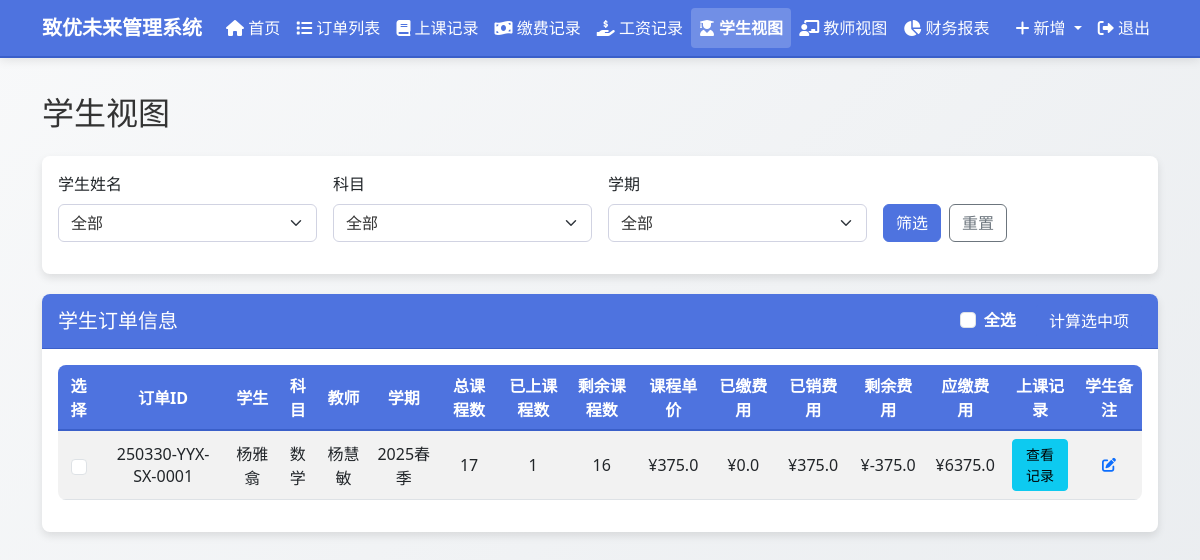
The page /student_view (signed in) on the database as committed earlier.
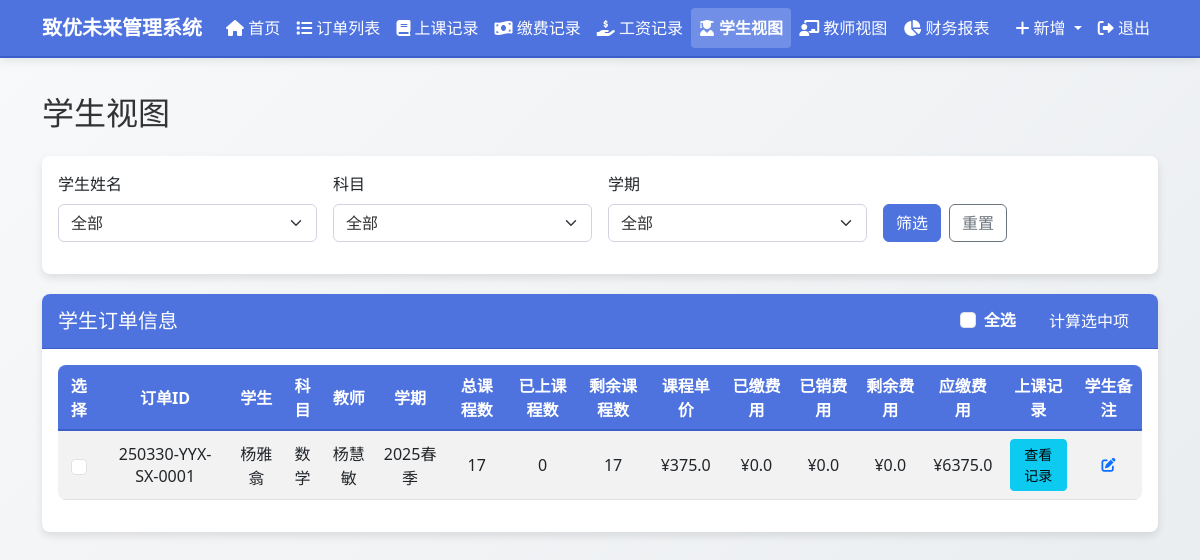
The same page on the database as committed later.
### models.py (models this page shows, shortened)
class Order(db.Model):
    id = db.Column(db.Integer, primary_key=True)
    order_number = db.Column(db.String(50),
                             unique=True,
                             nullable=False,
                             default="")
    student_name = db.Column(db.String(100), nullable=False)
    subject = db.Column(db.String(100), nullable=False)
    teacher_name = db.Column(db.String(100), nullable=False)
    semester = db.Column(db.String(100), nullable=False)
    total_classes = db.Column(db.Integer, default=0)
    completed_classes = db.Column(db.Integer, default=0)
    remaining_classes = db.Column(db.Integer, default=0)
    class_price = db.Column(db.Float, default=0.0)
    salary_price = db.Column(db.Float, default=0.0)  # 新增工资单价字段
    total_price = db.Column(db.Float, default=0.0)
    paid_amount = db.Column(db.Float, default=0.0)
    used_amount = db.Column(db.Float, default=0.0)
    remaining_amount = db.Column(db.Float, default=0.0)  # 已缴费用 - 已销费用
    payable_amount = db.Column(db.Float, default=0.0)  # 订单总价 - 已缴费用
    payable_salary = db.Column(db.Float, default=0.0)
    paid_salary = db.Column(db.Float, default=0.0)
    remaining_salary = db.Column(db.Float, default=0.0)
    order_note = db.Column(db.Text, nullable=True)
    teacher_note = db.Column(db.Text, nullable=True)
    student_note = db.Column(db.Text, nullable=True)
    created_at = db.Column(db.DateTime, default=datetime.now)
    class_records = db.relationship('ClassRecord', backref='order', lazy=True)
    payment_records = db.relationship('PaymentRecord',
                                      backref='order',
                                      lazy=True)
    salary_records = db.relationship('SalaryRecord',
                                     backref='order',
                                     lazy=True)

### routes.py (the view)
@app.route('/student_view')
@login_required
def student_view():
    student_name = request.args.get('student_name', '')
    subject = request.args.get('subject', '')
    semester = request.args.get('semester', '')
    query = Order.query
    if student_name:
        query = query.filter(Order.student_name == student_name)
    if subject:
        query = query.filter(Order.subject == subject)
    if semester:
        query = query.filter(Order.semester == semester)
    orders = query.all()
    all_students = db.session.query(Order.student_name).distinct().all()
    all_subjects = db.session.query(Order.subject).distinct().all()
    all_semesters = db.session.query(Order.semester).distinct().all()
    order_form = OrderForm()
    class_record_form = ClassRecordForm()
    payment_record_form = PaymentRecordForm()
    salary_record_form = SalaryRecordForm()
    all_orders = Order.query.all()
    class_record_form.order_id.choices = [
        (order.id,
         f"{order.order_number} - {order.student_name} - {order.subject}")
        for order in all_orders
    ]
    payment_record_form.order_id.choices = [
        (order.id,
         f"{order.order_number} - {order.student_name} - {order.subject}")
        for order in all_orders
    ]
    salary_record_form.order_id.choices = [
        (order.id,
         f"{order.order_number} - {order.teacher_name} - {order.subject}")
        for order in all_orders
    ]
    return render_template(
        'student_view.html',
        title='学生视图',
        orders=orders,
        all_students=[student[0] for student in all_students],
        all_subjects=[subject[0] for subject in all_subjects],
        all_semesters=[semester[0] for semester in all_semesters],
        selected_student=student_name,
        selected_subject=subject,
        selected_semester=semester,
        edit_note_form=EditNoteForm(),
        order_form=order_form,
        class_record_form=class_record_form,
        payment_record_form=payment_record_form,
        salary_record_form=salary_record_form)

### forms.py
class OrderForm(FlaskForm):
    student_name = StringField('学生姓名', validators=[DataRequired()])
    subject = StringField('科目', validators=[DataRequired()])
    teacher_name = StringField('教师姓名', validators=[DataRequired()])
    semester = StringField('学期', validators=[DataRequired()])
    total_classes = IntegerField('总课程数', validators=[DataRequired(), NumberRange(min=1)])
    class_price = FloatField('课程单价', validators=[DataRequired(), NumberRange(min=0)])
    salary_price = FloatField('工资单价', validators=[DataRequired(), NumberRange(min=0)])
    order_note = TextAreaField('订单备注', validators=[Optional()])
    submit = SubmitField('保存')

### app.py (called while the page is built)
@login_manager.user_loader
def load_user(user_id):
    from models import User
    return User.query.get(int(user_id))

### templates/student_view.html (shortened to what the changed rows need)
{% extends "layout.html" %}
{% block content %}
<h2 class="mb-4">学生视图</h2>
<div class="card">
    <div class="card-body">
        {% if orders %}
        <div class="table-responsive">
            <table class="table table-striped table-hover">
                <thead>
                    <tr>
                        <th>选择</th>
                        <th>订单ID</th>
                        <th>学生</th>
                        <th>科目</th>
                        <th>教师</th>
                        <th>学期</th>
                        <th>总课程数</th>
                        <th>已上课程数</th>
                        <th>剩余课程数</th>
                        <th>课程单价</th>
                        <th>已缴费用</th>
                        <th>已销费用</th>
                        <th>剩余费用</th>
                        <th>应缴费用</th>
                        <th>上课记录</th>
                        <th>学生备注</th>
                    </tr>
                </thead>
                <tbody>
                    {% for order in orders %}
                    <tr>
                        <td>
                            <input type="checkbox" class="form-check-input order-checkbox" value="{{ order.id }}">
                        </td>
                        <td>{{ order.order_number }}</td>
                        <td>{{ order.student_name }}</td>
                        <td>{{ order.subject }}</td>
                        <td>{{ order.teacher_name }}</td>
                        <td>{{ order.semester }}</td>
                        <td>{{ order.total_classes }}</td>
                        <td>{{ order.completed_classes }}</td>
                        <td>{{ order.remaining_classes }}</td>
                        <td>¥{{ order.class_price }}</td>
                        <td>¥{{ order.paid_amount }}</td>
                        <td>¥{{ order.used_amount }}</td>
                        <td>¥{{ order.remaining_amount }}</td>
                        <td>¥{{ order.payable_amount }}</td>
                        <td>
                            <button type="button" class="btn btn-sm btn-info view-class-records"
                                    data-bs-toggle="modal" data-bs-target="#classRecordsModal"
                                    data-order-id="{{ order.id }}">
                                查看记录
                            </button>
                        </td>
                        <td>
                            <button type="button" class="btn btn-sm btn-link edit-note"
                                    data-bs-toggle="modal" data-bs-target="#editNoteModal"
                                    data-note-id="{{ order.id }}"
                                    data-note-type="student_note"
                                    data-note-text="{{ order.student_note or '' }}">
                                <i class="fas fa-edit"></i>
                            </button>
                        </td>
                    </tr>
                    {% endfor %}
                </tbody>
            </table>
        </div>
        {% else %}
        <div class="alert alert-info">暂无符合条件的订单</div>
        {% endif %}
    </div>
</div>
{% endblock %}

Rows that differ between the two databases and show on the page:
changed Order "250330-YYX-SX-0001": completed_classes "1" → "0"; remaining_classes "16" → "17"; used_amount "375.0" → "0.0"; remaining_amount "-375.0" → "0.0"
